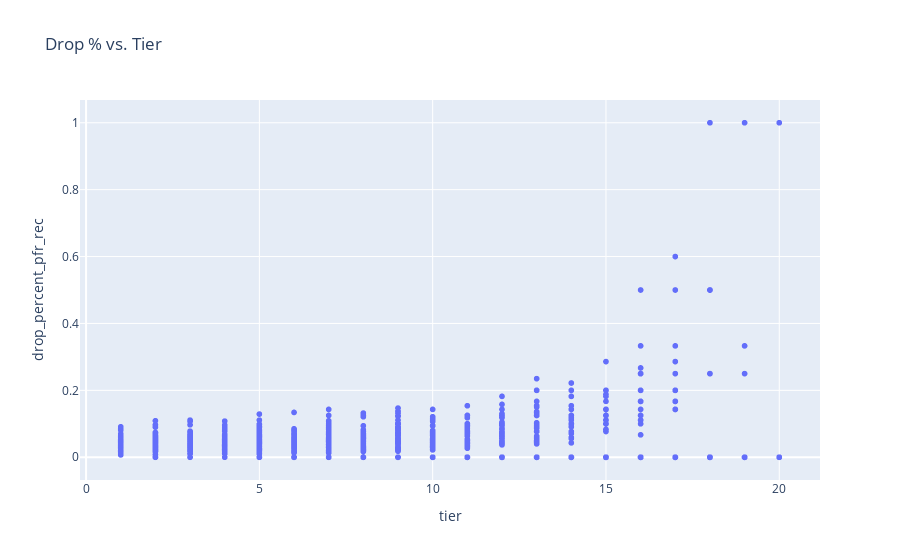

Here is the notebook cell this chart was saved with:
### Code cell
fig = px.scatter(df, x='tier', y='drop_percent_pfr_rec', title="Drop % vs. Tier", 
                 hover_data=["player_name", "season"])
fig.show()

### Figure 1 — Plotly figure (JSON) as saved in the notebook; plotly's stock layout.template omitted (floating-point values rounded to 4 significant figures; data arrays with more than 128 entries replaced by an {"elided": "..."} marker saying what was removed)
{"data": [{"customdata": {"elided": "4809x2 mixed values"}, "hovertemplate": "tier=%{x}<br>drop_percent_pfr_rec=%{y}<br>player_name=%{customdata[0]}<br>season=%{customdata[1]}<extra></extra>", "legendgroup": "", "marker": {"color": "#636efa", "symbol": "circle"}, "mode": "markers", "name": "", "showlegend": false, "type": "scattergl", "x": {"elided": "4809 int values"}, "xaxis": "x", "y": {"elided": "4809 float values"}, "yaxis": "y"}], "layout": {"legend": {"tracegroupgap": 0}, "title": {"text": "Drop % vs. Tier"}, "xaxis": {"anchor": "y", "domain": [0, 1], "title": {"text": "tier"}}, "yaxis": {"anchor": "x", "domain": [0, 1], "title": {"text": "drop_percent_pfr_rec"}}}}
